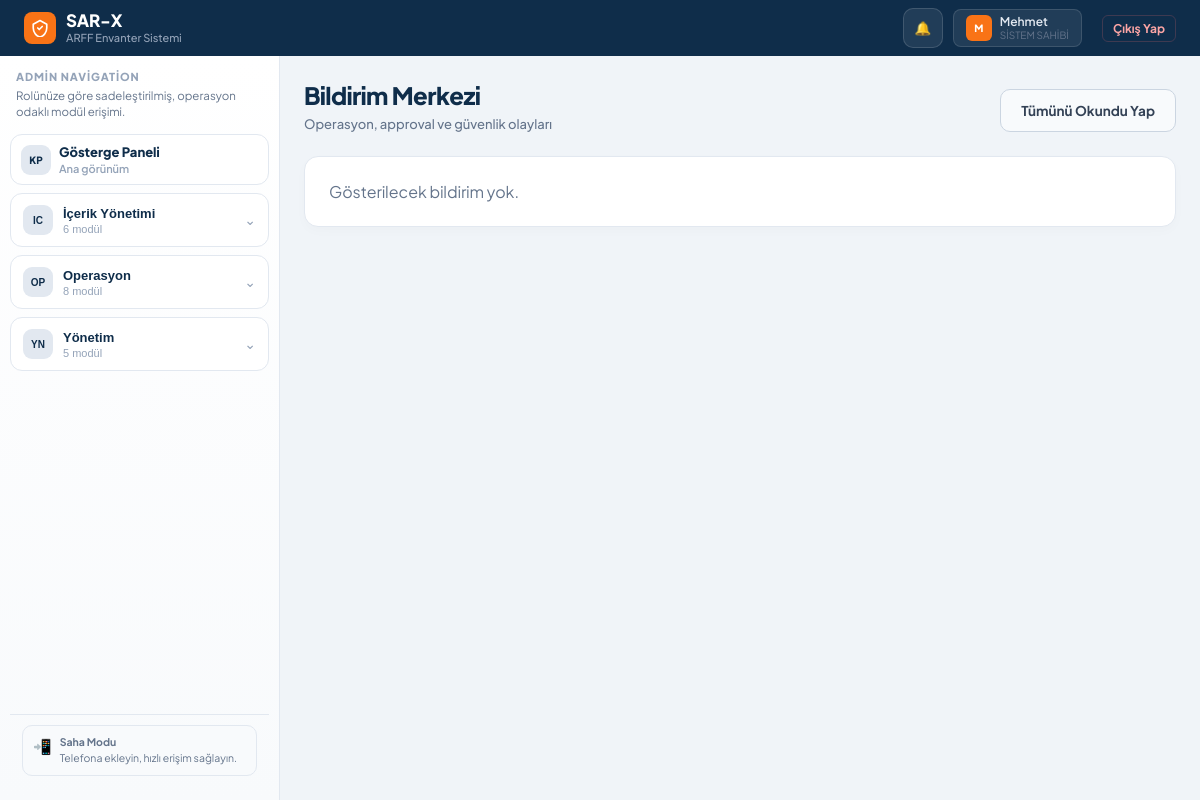
Page /admin/notifications (signed in) on the earlier database version.
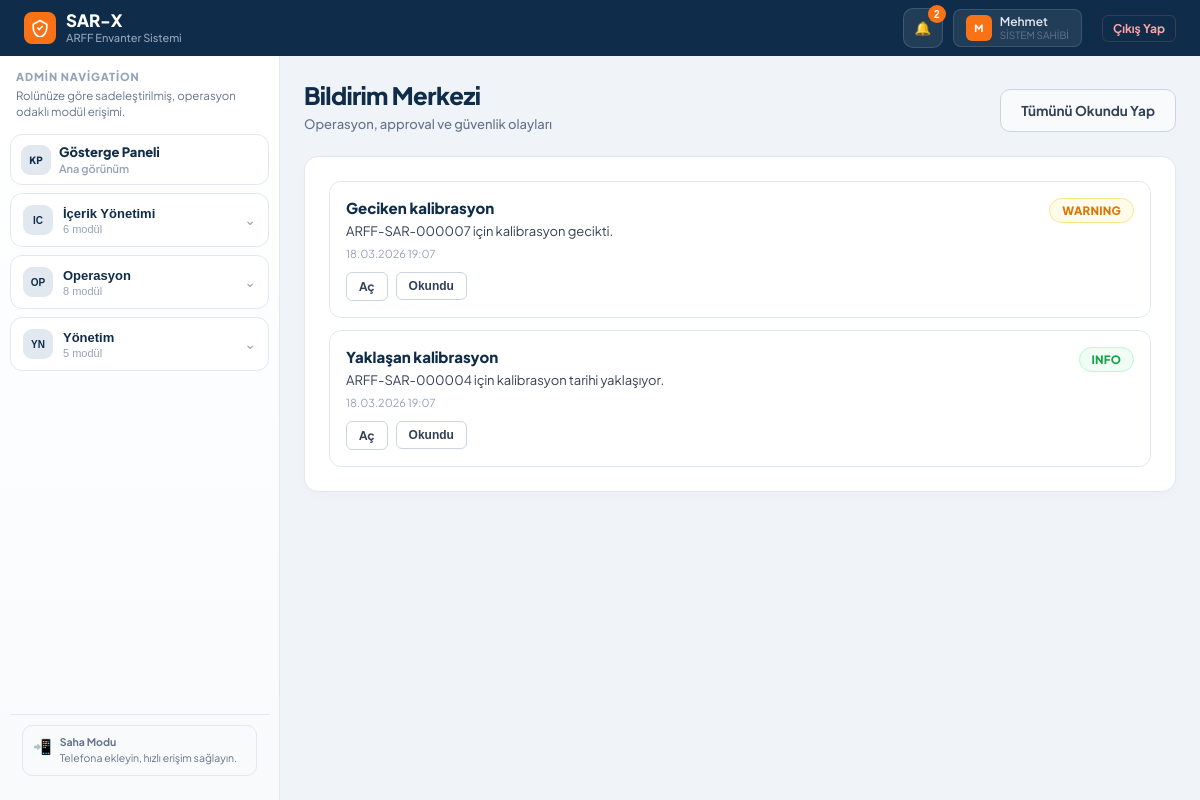
Same page on the later database version.
### models.py (models this page shows)
class TimestampMixin:
    created_at = db.Column(db.DateTime, default=get_tr_now)
    updated_at = db.Column(db.DateTime, default=get_tr_now, onupdate=get_tr_now)

class Role(db.Model, TimestampMixin):
    __tablename__ = 'role'
    id = db.Column(db.Integer, primary_key=True)
    key = db.Column(db.String(50), nullable=False, unique=True, index=True)
    label = db.Column(db.String(100), nullable=False)
    scope = db.Column(db.String(20), default='global', nullable=False)
    is_system = db.Column(db.Boolean, default=True, nullable=False, index=True)
    is_active = db.Column(db.Boolean, default=True, nullable=False, index=True)
    permissions = db.relationship('RolePermission', backref='role', lazy=True, cascade='all, delete-orphan')

class Notification(db.Model, TimestampMixin):
    __tablename__ = 'notification'
    id = db.Column(db.Integer, primary_key=True)
    user_id = db.Column(db.Integer, db.ForeignKey('kullanici.id'), nullable=False, index=True)
    type = db.Column(db.String(80), nullable=False, index=True)
    title = db.Column(db.String(160), nullable=False)
    message = db.Column(db.Text, nullable=False)
    link_url = db.Column(db.String(300))
    is_read = db.Column(db.Boolean, default=False, nullable=False, index=True)
    severity = db.Column(db.String(20), default='info', nullable=False, index=True)
    created_at = db.Column(db.DateTime, default=get_tr_now, index=True)
    user = db.relationship('Kullanici', backref='notifications')

### routes/admin/notifications.py (the view)
@admin_bp.route("/admin/notifications")
@login_required
def notifications():
    if not table_exists("notification"):
        return render_template("admin/notifications.html", notifications=[])
    items = Notification.query.filter_by(user_id=current_user.id).order_by(Notification.created_at.desc()).limit(200).all()
    return render_template("admin/notifications.html", notifications=items)

### extensions.py (called while the page is built, shortened)
def _schema_cache():
    if not current_app:
        return {"tables": {}, "columns": {}}
    return current_app.extensions.setdefault(
        "schema_cache",
        {"tables": {}, "columns": {}},
    )

def table_exists(table_name):
    try:
        if not current_app:
            return False
        cache = _schema_cache()
        if cache["tables"].get(table_name) is True:
            return cache["tables"][table_name]
    except Exception:
        return False

### models.py (called while the page is built)
def get_tr_now():
    return datetime.now(TR_TZ)

### templates/admin/notifications.html (shortened to what this page needs)
{% extends "base.html" %}
{% block body %}
<div class="page-header">
    <div>
        <div class="page-title">Bildirim Merkezi</div>
        <div class="page-meta">Operasyon, approval ve güvenlik olayları</div>
    </div>
    <form method="POST" action="{{ url_for('admin.notifications_read_all') }}">
        <button class="btn btn-secondary" type="submit">Tümünü Okundu Yap</button>
    </form>
</div>
<div class="panel">
    <div class="panel-body" style="display:grid; gap:12px;">
        {% for item in notifications %}
        <div style="border:1px solid var(--border); border-radius:12px; padding:16px; background:{% if item.is_read %}var(--surface2){% else %}#fff{% endif %};">
            <div style="display:flex; justify-content:space-between; gap:10px; align-items:flex-start;">
                <div>
                    <div style="font-size:15px; font-weight:800; color:var(--navy);">{{ item.title }}</div>
                    <div style="font-size:13px; color:var(--text2); margin-top:6px;">{{ item.message }}</div>
                    <div style="font-size:11px; color:var(--text4); margin-top:8px;">{{ item.created_at.strftime('%d.%m.%Y %H:%M') if item.created_at else '-' }}</div>
                </div>
                <span class="status-pill {% if item.severity == 'critical' %}status-ariza{% elif item.severity in ['warning', 'high'] %}status-bakim{% else %}status-aktif{% endif %}">{{ item.severity|upper }}</span>
            </div>
            <div style="display:flex; gap:8px; margin-top:12px;">
                {% if item.link_url %}
                <a class="row-btn" href="{{ item.link_url }}">Aç</a>
                {% endif %}
                {% if not item.is_read %}
                <form method="POST" action="{{ url_for('admin.notifications_read', id=item.id) }}">
                    <button class="row-btn" type="submit">Okundu</button>
                </form>
                {% endif %}
            </div>
        </div>
        {% else %}
        <div style="color:var(--text3);">Gösterilecek bildirim yok.</div>
        {% endfor %}
    </div>
</div>
{% endblock %}

### templates/base.html (shortened to what this page needs)
<!DOCTYPE html>
<html lang="tr">
<head>
</head>
<body>
<div class="app-shell">
  <header class="topbar">
    <a href="{{ url_for(home_endpoint) }}" class="logo">
      <div class="logo-mark">
        <svg viewBox="0 0 24 24"><path d="M12 2L3 7v5c0 5.5 3.8 10.7 9 12 5.2-1.3 9-6.5 9-12V7L12 2z"/><path d="M9 12l2 2 4-4"/></svg>
      </div>
      <div>
        <div class="logo-text-main">SAR-X</div>
        <div class="logo-text-sub">ARFF Envanter Sistemi</div>
      </div>
    </a>
    <div class="topbar-end">
      <div class="notification-wrap">
        <button type="button" class="notification-btn" id="notificationToggle" aria-label="Bildirimler">
          🔔
          {% if unread_notification_count %}
          <span class="notification-count">{{ unread_notification_count }}</span>
          {% endif %}
        </button>
      </div>
      <div class="user-chip">
        <div class="user-avatar">{{ kullanici_ad[0] if kullanici_ad else 'U' }}</div>
        <div>
          <div class="user-name">{{ kullanici_ad }}</div>
          <div class="user-role">{{ rol_etiketi or rol }}</div>
        </div>
      </div>
      <form method="POST" action="{{ url_for('auth.logout') }}" style="display:inline;">
        <button type="submit" class="logout-btn">Çıkış Yap</button>
      </form>
    </div>
  </header>
  <nav class="sidebar" id="sidebarNav">
    <div class="sidebar-head">
      <div class="sidebar-kicker">Admin Navigation</div>
      <div class="sidebar-subtitle">Rolünüze göre sadeleştirilmiş, operasyon odaklı modül erişimi.</div>
    </div>
    {% for group in sidebar_groups %}
    {% if group.single_link %}
    {% set item = group["items"][0] %}
    <section class="sidebar-group" data-group="{{ group.key }}" data-sidebar-direct="{{ group.key }}">
      <a href="{{ item.url }}" class="sidebar-group-toggle nav-item {% if item.active %}active{% endif %}" style="margin-top:0;">
        <div class="sidebar-group-icon">{{ group.icon }}</div>
        <div class="sidebar-group-body">
          <div class="sidebar-group-label">{{ group.label }}</div>
          <div class="sidebar-group-meta">Ana görünüm</div>
        </div>
      </a>
    </section>
    {% else %}
    <section class="sidebar-group {% if group.open %}is-open{% endif %}" data-group="{{ group.key }}" data-sidebar-state="{% if group.open %}open{% else %}closed{% endif %}">
      <button type="button" class="sidebar-group-toggle" data-sidebar-group="{{ group.key }}">
        <div class="sidebar-group-icon">{{ group.icon }}</div>
        <div class="sidebar-group-body">
          <div class="sidebar-group-label">{{ group.label }}</div>
          <div class="sidebar-group-meta">{{ group["items"]|length }} modül</div>
        </div>
        <div class="sidebar-group-chevron">⌄</div>
      </button>
    </section>
    {% endif %}
    {% endfor %}
    <div class="sidebar-footer">
      <div class="pwa-banner">
        <div class="pwa-icon">📲</div>
        <div class="pwa-text">
          <strong>Saha Modu</strong>
          Telefona ekleyin, hızlı erişim sağlayın.
        </div>
      </div>
    </div>
  </nav>
  <main class="main-content">
    <div class="main-inner">
        {% block body %}{% endblock %}
    </div>
  </main>
</div>
</body>
</html>

Differences in the rows shown:
added Role: label "SISTEM SAHIBI"
added Notification: title "Geciken kalibrasyon", message "ARFF-SAR-000007 için kalibrasyon gecikti.", created_at "18.03.2026 19:07", severity "WARNING"
added Notification: title "Yaklaşan kalibrasyon", message "ARFF-SAR-000004 için kalibrasyon tarihi yaklaşıyor.", created_at "18.03.2026 19:07", severity "INFO"
Other differences:
{{ unread_notification_count }}: (not shown) → "2"
{{ rol_etiketi or rol }}: "SISTEM SAHIBI" → (not shown)
text no longer shown: "Gösterilecek bildirim yok."
